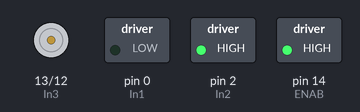
Bench run of a sketch on a simulated Arduino Uno, built with avr-gcc and run on an emulated ATmega328P. On the bench: motor-driver pin pairs drawn as motors (green arrow = first pin HIGH = forward, orange = second pin HIGH = backward, longer = more drive, scaled by the enable pin), switched loads named in the sketch (green lamp = pin HIGH).

Above: at 0.05 s.
Timing chart, 0 to 4.6 s (numbered marks = the images above):
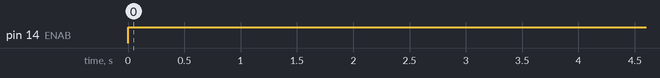

Measured:
- by itself, pin 14 (ENAB): LOW → HIGH at 0.00 s

The sketch:

L298N_NodeMCU.ino
```cpp
int In1 = 0;
int In2 = 2;
int ENA = 4;
int In3 = 13;
int In4 = 12;
int ENAB = 14;
int SPEED = 30;

void setup(){
  pinMode(In1,OUTPUT);
  pinMode(In2,OUTPUT);
  pinMode(ENA, OUTPUT);
  pinMode(In3,OUTPUT);
  pinMode(In4,OUTPUT);
  pinMode(ENAB, OUTPUT);
  digitalWrite(In1,LOW);
  digitalWrite(In2, HIGH);

}

void loop(){
  digitalWrite(ENAB, HIGH);
  digitalWrite(In3, LOW);
  digitalWrite(In4, HIGH);
  delay(2000); // now change motor directions
  digitalWrite(ENAB, HIGH);
  digitalWrite(In3, HIGH);
  digitalWrite(In4, LOW);
  delay(2000);

}
```
